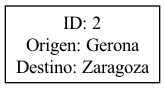

Here is the Python script that generated this plot:
from NodeViaje import NodeViaje
import os
from graphviz import Digraph

class ListaViajes:
    def __init__(self):
        self.cabeza: NodeViaje = None

    def insertar_final(self, viaje) -> NodeViaje:
        aux: NodeViaje = self.cabeza
        if aux is None:
            aux = NodeViaje(
                viaje.get_id(),
                viaje.get_origen(),
                viaje.get_destino(),
                viaje.get_cliente(),
                viaje.get_vehiculo(),
            )
            self.cabeza = aux
            return self.cabeza
        while aux.siguiente is not None:
            aux = aux.siguiente
        aux.siguiente = NodeViaje(
            viaje.get_id(),
            viaje.get_origen(),
            viaje.get_destino(),
            viaje.get_cliente(),
            viaje.get_vehiculo()
            )
        return aux.siguiente


    def buscar(self, id_viaje) -> NodeViaje:
        aux: NodeViaje = self.cabeza
        if aux is None:
            return None
        while aux is not None:
            if aux.get_viaje().get_id() == id_viaje:
                return aux
            aux = aux.siguiente
        return None



    def imprimir(self):
        if self.cabeza is None:
            print("Lista Vacia")
        else:
            aux = self.cabeza
            while aux is not None:
                print(aux.datos_viaje())
                aux = aux.siguiente

    def generar_reporte(self):
        if self.cabeza is None:
            print("La lista está vacía. No hay nada que graficar.")
            return

        dot = Digraph("ListaViajes")
        dot.attr(rankdir="LR")  # Layout horizontal de izquierda a derecha
        dot.attr("node", shape="record")

        aux = self.cabeza
        while aux is not None:
            # Creación de un nodo para cada viaje
            viaje = aux.get_viaje()
            node_label = f"ID: {viaje.get_id()}\\nOrigen: {viaje.get_origen()}\\nDestino: {viaje.get_destino()}"
            dot.node(f"viaje_{viaje.get_id()}", node_label)

            # Conexión al siguiente nodo si existe
            if aux.siguiente is not None:
                dot.edge(f"viaje_{viaje.get_id()}", f"viaje_{aux.siguiente.get_viaje().get_id()}")

            aux = aux.siguiente

        # Guardar el archivo .dot
        dot.render("ListaViajes", format="png", cleanup=True)
        print("Reporte generado exitosamente: ListaViajes.png")

        # Abrir automáticamente la imagen generada
        open("ListaViajes.png")

    # def eliminar_frente(self):
    #     cabeza: Node = self.cabeza
    #     if cabeza is not None:
    #         self.cabeza = cabeza.sig
    #         return self.cabeza

    # def insertar_frente(self, valor) -> Node:
    #     nuevo_nodo: Node = Node(valor)
    #     if self.cabeza is None:
    #         self.cabeza = nuevo_nodo
    #         return self.cabeza
    #     nuevo_nodo.sig = self.cabeza
    #     self.cabeza = nuevo_nodo
    #     return self.cabeza
    #
